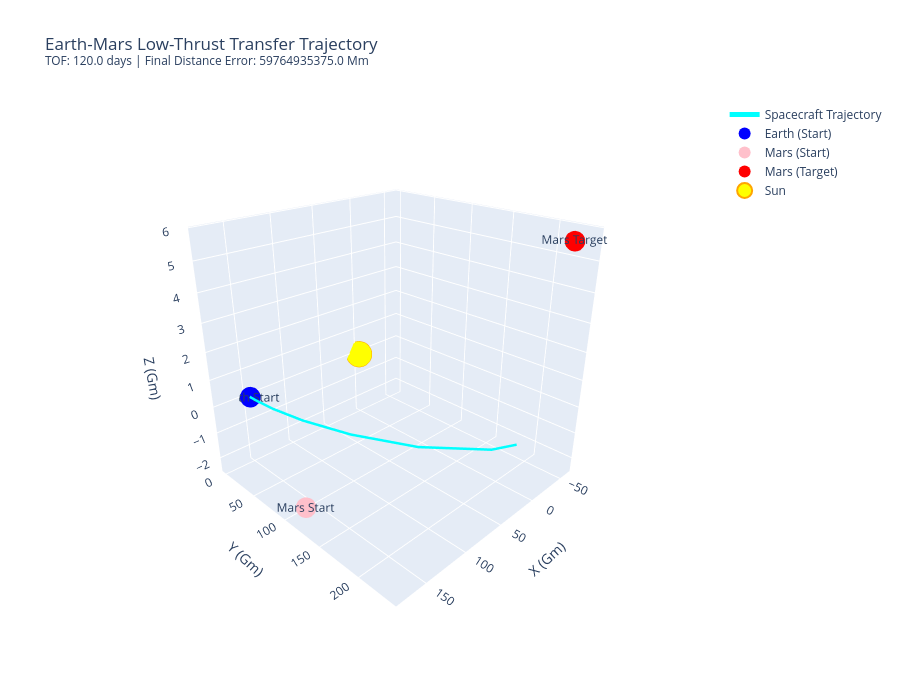

The cell this chart's notebook holds for it:
### Code cell
# Jupyter Notebook Cell - Plot Best Trajectory
import plotly.graph_objects as go
import numpy as np
import json

# Get planet states
earth_initial, earth_initial_v = earth_state(t0)
mars_initial, _ = mars_state(t0)
mars_final, mars_final_v = mars_state(best_tf)

# Extract trajectory data
t_days = best_sol.t / 86400  # Convert to days
r_traj = best_sol.y[0:3, :].T / 1e9  # Position in Gm (Gigameters)
Sun_pos = np.zeros((len(t_days), 3))

# Create 3D trajectory plot
fig = go.Figure()

# 1. Spacecraft trajectory
fig.add_trace(go.Scatter3d(
    x=r_traj[:, 0], y=r_traj[:, 1], z=r_traj[:, 2],
    mode='lines',
    name='Spacecraft Trajectory',
    line=dict(width=5, color='cyan'),
    hovertemplate='<b>Time: %{text:.1f} days</b><br>X: %{x:.2f} Gm<br>Y: %{y:.2f} Gm<br>Z: %{z:.2f} Gm<extra></extra>',
    text=t_days
))

# 2. Earth initial position
fig.add_trace(go.Scatter3d(
    x=[earth_initial[0]/1e9], y=[earth_initial[1]/1e9], z=[earth_initial[2]/1e9],
    mode='markers+text',
    name='Earth (Start)',
    marker=dict(size=12, color='blue'),
    text=['Earth Start'],
    textposition="middle center",
    hovertemplate='<b>Earth Initial</b><br>Position: (%{x:.2f}, %{y:.2f}, %{z:.2f}) Gm<extra></extra>'
))

# 2. Mars initial position
fig.add_trace(go.Scatter3d(
    x=[mars_initial[0]/1e9], y=[mars_initial[1]/1e9], z=[mars_initial[2]/1e9],
    mode='markers+text',
    name='Mars (Start)',
    marker=dict(size=12, color='pink'),
    text=['Mars Start'],
    textposition="middle center",
    hovertemplate='<b>Mars Initial</b><br>Position: (%{x:.2f}, %{y:.2f}, %{z:.2f}) Gm<extra></extra>'
))

# 3. Mars final position  
fig.add_trace(go.Scatter3d(
    x=[mars_final[0]/1e9], y=[mars_final[1]/1e9], z=[mars_final[2]/1e9],
    mode='markers+text',
    name='Mars (Target)',
    marker=dict(size=12, color='red'),
    text=['Mars Target'],
    textposition="middle center",
    hovertemplate='<b>Mars Target</b><br>Position: (%{x:.2f}, %{y:.2f}, %{z:.2f}) Gm<extra></extra>'
))

# 4. Sun at origin
fig.add_trace(go.Scatter3d(
    x=[0], y=[0], z=[0],
    mode='markers',
    name='Sun',
    marker=dict(size=15, color='yellow', symbol='circle', line=dict(color='orange', width=2))
))

# Layout
fig.update_layout(
    title=dict(
        text="Earth-Mars Low-Thrust Transfer Trajectory<br><sup>TOF: {:.1f} days | Final Distance Error: {:.1f} Mm</sup>".format(
            best_tf/86400, np.linalg.norm(best_sol.y[0:3,-1] - mars_final)
        ),
        x=0.05,
        xanchor='left'
    ),
    scene=dict(
        xaxis_title="X (Gm)",
        yaxis_title="Y (Gm)", 
        zaxis_title="Z (Gm)",
        aspectmode='cube',
        camera=dict(eye=dict(x=1.5, y=1.5, z=1.0))
    ),
    showlegend=True,
    height=700,
    hovermode='closest'
)

# Show interactive plot in Jupyter
fig.show()

# Print key stats
print(f"🚀 Mission Summary:")
print(f"   Duration: {best_tf/86400:.1f} days")
print(f"   Final pos error: {np.linalg.norm(best_sol.y[0:3,-1] - mars_final)/1e6:.1f} Mm")
print(f"   Final vel error: {np.linalg.norm(best_sol.y[3:6,-1] - mars_final_v)/1e3:.1f} km/s")
print(f"   Final mass: {best_sol.y[6,-1]:.0f} kg")
print(f"   Delta-V used: {(m0 - best_sol.y[6,-1])/m0*100:.1f}% of initial mass")

### Figure 1 — Plotly figure (JSON) as saved in the notebook; plotly's stock layout.template omitted (floating-point values rounded to 4 significant figures)
{"data": [{"hovertemplate": "<b>Time: %{text:.1f} days</b><br>X: %{x:.2f} Gm<br>Y: %{y:.2f} Gm<br>Z: %{z:.2f} Gm<extra></extra>", "line": {"color": "cyan", "width": 5}, "mode": "lines", "name": "Spacecraft Trajectory", "text": [0.0, 5.999e-13, 6.599e-12, 6.659e-11, 6.665e-10, 6.666e-09, 6.666e-08, 6.666e-07, 6.666e-06, 6.666e-05, 0.0006666, 0.006666, 0.06666, 0.6666, 4.357, 12.23, 24.41, 41.55, 65.6, 99.95, 120.0], "type": "scatter3d", "x": [147.2, 147.2, 147.2, 147.2, 147.2, 147.2, 147.2, 147.2, 147.2, 147.2, 147.2, 147.2, 147.2, 147.2, 146.8, 143.8, 133.9, 110.4, 63.81, -15.03, -60.88], "y": [0.0, 1.732e-12, 1.905e-11, 1.923e-10, 1.924e-09, 1.924e-08, 1.924e-07, 1.925e-06, 1.925e-05, 0.0001925, 0.001925, 0.01924, 0.1924, 1.924, 12.56, 35.01, 68.24, 109.7, 153.2, 182.1, 182.2], "z": [0.0, -8.177e-29, -9.895e-27, -1.008e-24, -1.009e-22, -1.01e-20, -1.01e-18, -1.01e-16, -1.01e-14, -1.01e-12, -1.01e-10, -1.01e-08, -1.01e-06, -0.0001012, -0.004364, -0.03486, -0.1393, -0.3943, -0.9124, -1.8, -2.306]}, {"hovertemplate": "<b>Earth Initial</b><br>Position: (%{x:.2f}, %{y:.2f}, %{z:.2f}) Gm<extra></extra>", "marker": {"color": "blue", "size": 12}, "mode": "markers+text", "name": "Earth (Start)", "text": ["Earth Start"], "textposition": "middle center", "type": "scatter3d", "x": [147.1], "y": [0], "z": [0]}, {"hovertemplate": "<b>Mars Initial</b><br>Position: (%{x:.2f}, %{y:.2f}, %{z:.2f}) Gm<extra></extra>", "marker": {"color": "pink", "size": 12}, "mode": "markers+text", "name": "Mars (Start)", "text": ["Mars Start"], "textposition": "middle center", "type": "scatter3d", "x": [176.7], "y": [123.4], "z": [-1.763]}, {"hovertemplate": "<b>Mars Target</b><br>Position: (%{x:.2f}, %{y:.2f}, %{z:.2f}) Gm<extra></extra>", "marker": {"color": "red", "size": 12}, "mode": "markers+text", "name": "Mars (Target)", "text": ["Mars Target"], "textposition": "middle center", "type": "scatter3d", "x": [-34.55], "y": [235.2], "z": [5.774]}, {"marker": {"color": "yellow", "line": {"color": "orange", "width": 2}, "size": 15, "symbol": "circle"}, "mode": "markers", "name": "Sun", "type": "scatter3d", "x": [0], "y": [0], "z": [0]}], "layout": {"height": 700, "hovermode": "closest", "scene": {"aspectmode": "cube", "camera": {"eye": {"x": 1.5, "y": 1.5, "z": 1}}, "xaxis": {"title": {"text": "X (Gm)"}}, "yaxis": {"title": {"text": "Y (Gm)"}}, "zaxis": {"title": {"text": "Z (Gm)"}}}, "showlegend": true, "title": {"text": "Earth-Mars Low-Thrust Transfer Trajectory<br><sup>TOF: 120.0 days | Final Distance Error: 59764935375.0 Mm</sup>", "x": 0.05, "xanchor": "left"}}}
